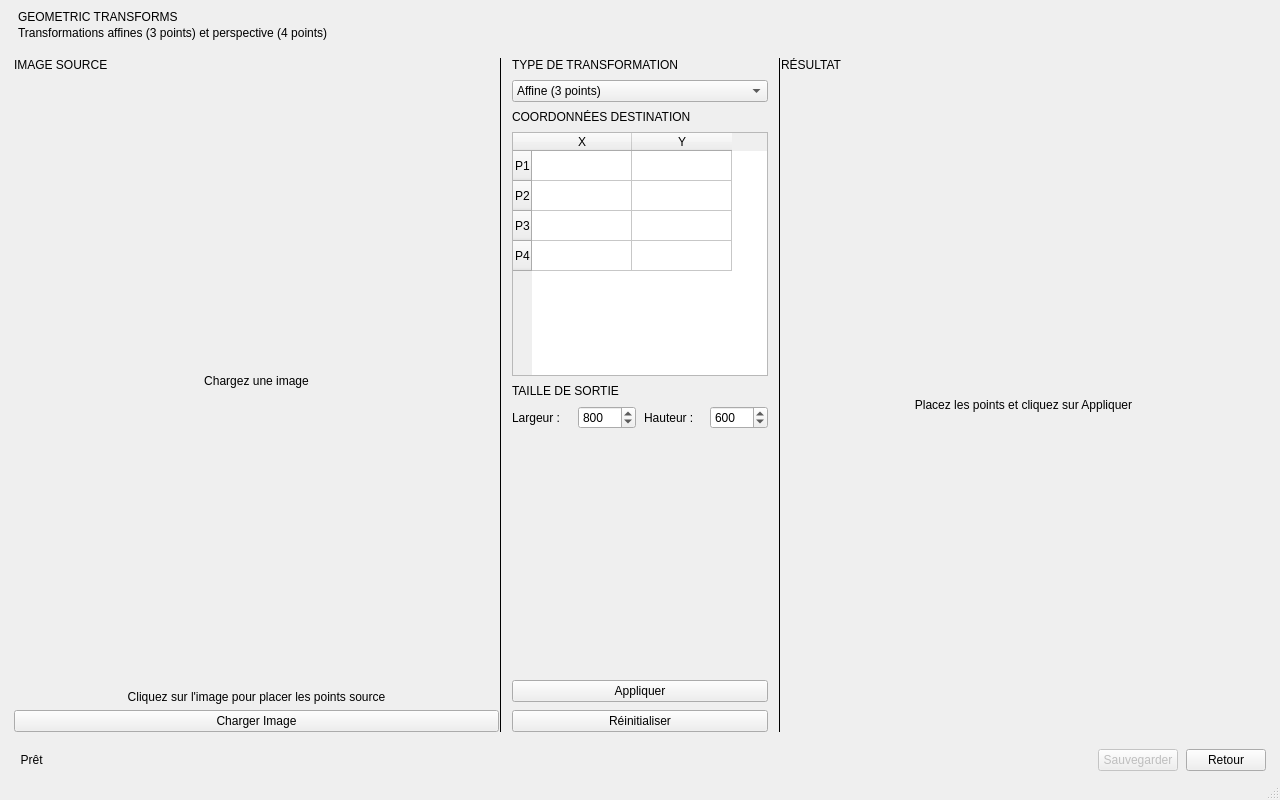
<?xml version="1.0" encoding="UTF-8"?>
<ui version="4.0">
 <class>GeometricTransform</class>
 <widget class="QMainWindow" name="GeometricTransform">
  <property name="geometry">
   <rect><x>0</x><y>0</y><width>1280</width><height>800</height></rect>
  </property>
  <property name="windowTitle">
   <string>Geometric Transforms</string>
  </property>
  <widget class="QWidget" name="centralwidget">
   <layout class="QVBoxLayout" name="mainLayout">
    <property name="spacing"><number>0</number></property>
    <property name="leftMargin"><number>0</number></property>
    <property name="topMargin"><number>0</number></property>
    <property name="rightMargin"><number>0</number></property>
    <property name="bottomMargin"><number>0</number></property>

    <!-- Header -->
    <item>
     <widget class="QFrame" name="headerFrame">
      <property name="maximumHeight"><number>68</number></property>
      <property name="minimumHeight"><number>68</number></property>
      <property name="frameShape"><enum>QFrame::Shape::NoFrame</enum></property>
      <layout class="QVBoxLayout" name="headerLayout">
       <property name="leftMargin"><number>18</number></property>
       <property name="topMargin"><number>10</number></property>
       <property name="rightMargin"><number>18</number></property>
       <property name="bottomMargin"><number>8</number></property>
       <property name="spacing"><number>2</number></property>
       <item>
        <widget class="QLabel" name="titleLabel">
         <property name="text"><string>GEOMETRIC TRANSFORMS</string></property>
        </widget>
       </item>
       <item>
        <widget class="QLabel" name="subtitleLabel">
         <property name="text"><string>Transformations affines (3 points) et perspective (4 points)</string></property>
        </widget>
       </item>
      </layout>
     </widget>
    </item>

    <!-- Content -->
    <item>
     <layout class="QHBoxLayout" name="contentLayout">
      <property name="spacing"><number>0</number></property>
      <property name="leftMargin"><number>14</number></property>
      <property name="topMargin"><number>10</number></property>
      <property name="rightMargin"><number>14</number></property>
      <property name="bottomMargin"><number>10</number></property>

      <!-- Source image panel -->
      <item>
       <widget class="QFrame" name="sourceFrame">
        <property name="frameShape"><enum>QFrame::Shape::NoFrame</enum></property>
        <property name="sizePolicy">
         <sizepolicy hsizetype="Expanding" vsizetype="Expanding">
          <horstretch>2</horstretch>
          <verstretch>0</verstretch>
         </sizepolicy>
        </property>
        <layout class="QVBoxLayout" name="sourceLayout">
         <property name="spacing"><number>6</number></property>
         <property name="leftMargin"><number>0</number></property>
         <property name="topMargin"><number>0</number></property>
         <property name="rightMargin"><number>0</number></property>
         <property name="bottomMargin"><number>0</number></property>
         <item>
          <widget class="QLabel" name="sourceTitleLabel">
           <property name="text"><string>IMAGE SOURCE</string></property>
          </widget>
         </item>
         <item>
          <widget class="ClickableImageLabel" name="sourceImageLabel">
           <property name="text"><string>Chargez une image</string></property>
           <property name="alignment"><set>Qt::AlignmentFlag::AlignCenter</set></property>
           <property name="sizePolicy">
            <sizepolicy hsizetype="Expanding" vsizetype="Expanding">
             <horstretch>0</horstretch>
             <verstretch>1</verstretch>
            </sizepolicy>
           </property>
          </widget>
         </item>
         <item>
          <widget class="QLabel" name="hintLabel">
           <property name="text"><string>Cliquez sur l'image pour placer les points source</string></property>
           <property name="alignment"><set>Qt::AlignmentFlag::AlignCenter</set></property>
          </widget>
         </item>
         <item>
          <widget class="QPushButton" name="loadButton">
           <property name="text"><string>Charger Image</string></property>
           <property name="minimumHeight"><number>36</number></property>
          </widget>
         </item>
        </layout>
       </widget>
      </item>

      <!-- Vertical separator 1 -->
      <item>
       <widget class="QFrame" name="divider1">
        <property name="frameShape"><enum>QFrame::Shape::VLine</enum></property>
        <property name="frameShadow"><enum>QFrame::Shadow::Plain</enum></property>
       </widget>
      </item>

      <!-- Controls panel -->
      <item>
       <widget class="QFrame" name="controlsFrame">
        <property name="minimumWidth"><number>260</number></property>
        <property name="maximumWidth"><number>300</number></property>
        <property name="frameShape"><enum>QFrame::Shape::NoFrame</enum></property>
        <layout class="QVBoxLayout" name="controlsLayout">
         <property name="spacing"><number>8</number></property>
         <property name="leftMargin"><number>10</number></property>
         <property name="topMargin"><number>0</number></property>
         <property name="rightMargin"><number>10</number></property>
         <property name="bottomMargin"><number>0</number></property>

         <item>
          <widget class="QLabel" name="transformLabel">
           <property name="text"><string>TYPE DE TRANSFORMATION</string></property>
          </widget>
         </item>
         <item>
          <widget class="QComboBox" name="transformCombo">
           <property name="minimumHeight"><number>32</number></property>
           <item><property name="text"><string>Affine (3 points)</string></property></item>
           <item><property name="text"><string>Perspective (4 points)</string></property></item>
          </widget>
         </item>

         <item>
          <widget class="QLabel" name="destLabel">
           <property name="text"><string>COORDONNÉES DESTINATION</string></property>
          </widget>
         </item>
         <item>
          <widget class="QTableWidget" name="destPointsTable">
           <property name="rowCount"><number>4</number></property>
           <property name="columnCount"><number>2</number></property>
           <property name="minimumHeight"><number>130</number></property>
           <property name="maximumHeight"><number>160</number></property>
           <column>
            <property name="text"><string>X</string></property>
           </column>
           <column>
            <property name="text"><string>Y</string></property>
           </column>
           <row>
            <property name="text"><string>P1</string></property>
           </row>
           <row>
            <property name="text"><string>P2</string></property>
           </row>
           <row>
            <property name="text"><string>P3</string></property>
           </row>
           <row>
            <property name="text"><string>P4</string></property>
           </row>
          </widget>
         </item>

         <item>
          <widget class="QLabel" name="sizeLabel">
           <property name="text"><string>TAILLE DE SORTIE</string></property>
          </widget>
         </item>
         <item>
          <layout class="QHBoxLayout" name="sizeLayout">
           <item>
            <widget class="QLabel" name="widthLabel">
             <property name="text"><string>Largeur :</string></property>
            </widget>
           </item>
           <item>
            <widget class="QSpinBox" name="widthSpinBox">
             <property name="minimum"><number>1</number></property>
             <property name="maximum"><number>8000</number></property>
             <property name="value"><number>800</number></property>
            </widget>
           </item>
           <item>
            <widget class="QLabel" name="heightLabel">
             <property name="text"><string>Hauteur :</string></property>
            </widget>
           </item>
           <item>
            <widget class="QSpinBox" name="heightSpinBox">
             <property name="minimum"><number>1</number></property>
             <property name="maximum"><number>8000</number></property>
             <property name="value"><number>600</number></property>
            </widget>
           </item>
          </layout>
         </item>

         <item>
          <spacer name="controlsSpacer">
           <property name="orientation"><enum>Qt::Orientation::Vertical</enum></property>
           <property name="sizeType"><enum>QSizePolicy::Policy::Expanding</enum></property>
           <property name="sizeHint" stdset="0">
            <size><width>20</width><height>40</height></size>
           </property>
          </spacer>
         </item>

         <item>
          <widget class="QPushButton" name="applyButton">
           <property name="text"><string>Appliquer</string></property>
           <property name="minimumHeight"><number>44</number></property>
          </widget>
         </item>
         <item>
          <widget class="QPushButton" name="resetButton">
           <property name="text"><string>Réinitialiser</string></property>
           <property name="minimumHeight"><number>32</number></property>
          </widget>
         </item>

        </layout>
       </widget>
      </item>

      <!-- Vertical separator 2 -->
      <item>
       <widget class="QFrame" name="divider2">
        <property name="frameShape"><enum>QFrame::Shape::VLine</enum></property>
        <property name="frameShadow"><enum>QFrame::Shadow::Plain</enum></property>
       </widget>
      </item>

      <!-- Result panel -->
      <item>
       <widget class="QFrame" name="resultFrame">
        <property name="frameShape"><enum>QFrame::Shape::NoFrame</enum></property>
        <property name="sizePolicy">
         <sizepolicy hsizetype="Expanding" vsizetype="Expanding">
          <horstretch>2</horstretch>
          <verstretch>0</verstretch>
         </sizepolicy>
        </property>
        <layout class="QVBoxLayout" name="resultLayout">
         <property name="spacing"><number>6</number></property>
         <property name="leftMargin"><number>0</number></property>
         <property name="topMargin"><number>0</number></property>
         <property name="rightMargin"><number>0</number></property>
         <property name="bottomMargin"><number>0</number></property>
         <item>
          <widget class="QLabel" name="resultTitleLabel">
           <property name="text"><string>RÉSULTAT</string></property>
          </widget>
         </item>
         <item>
          <widget class="QLabel" name="resultLabel">
           <property name="text"><string>Placez les points et cliquez sur Appliquer</string></property>
           <property name="alignment"><set>Qt::AlignmentFlag::AlignCenter</set></property>
           <property name="sizePolicy">
            <sizepolicy hsizetype="Expanding" vsizetype="Expanding">
             <horstretch>0</horstretch>
             <verstretch>1</verstretch>
            </sizepolicy>
           </property>
          </widget>
         </item>
        </layout>
       </widget>
      </item>

     </layout>
    </item>

    <!-- Footer -->
    <item>
     <widget class="QFrame" name="footerFrame">
      <property name="minimumHeight"><number>46</number></property>
      <property name="maximumHeight"><number>46</number></property>
      <property name="frameShape"><enum>QFrame::Shape::NoFrame</enum></property>
      <layout class="QHBoxLayout" name="footerLayout">
       <property name="leftMargin"><number>14</number></property>
       <property name="topMargin"><number>7</number></property>
       <property name="rightMargin"><number>14</number></property>
       <property name="bottomMargin"><number>7</number></property>
       <property name="spacing"><number>8</number></property>
       <item>
        <widget class="QLabel" name="statusLabel">
         <property name="text"><string>  Prêt</string></property>
         <property name="sizePolicy">
          <sizepolicy hsizetype="Expanding" vsizetype="Preferred">
           <horstretch>1</horstretch>
           <verstretch>0</verstretch>
          </sizepolicy>
         </property>
        </widget>
       </item>
       <item>
        <widget class="QPushButton" name="saveButton">
         <property name="text"><string>Sauvegarder</string></property>
         <property name="minimumWidth"><number>130</number></property>
         <property name="minimumHeight"><number>32</number></property>
         <property name="enabled"><bool>false</bool></property>
        </widget>
       </item>
       <item>
        <widget class="QPushButton" name="backButton">
         <property name="text"><string>Retour</string></property>
         <property name="minimumWidth"><number>110</number></property>
         <property name="minimumHeight"><number>32</number></property>
        </widget>
       </item>
      </layout>
     </widget>
    </item>

   </layout>
  </widget>
  <widget class="QMenuBar" name="menubar">
   <property name="geometry">
    <rect><x>0</x><y>0</y><width>1280</width><height>21</height></rect>
   </property>
  </widget>
  <widget class="QStatusBar" name="statusbar"/>
 </widget>
 <customwidgets>
  <customwidget>
   <class>ClickableImageLabel</class>
   <extends>QLabel</extends>
   <header>GeometricTransform.h</header>
  </customwidget>
 </customwidgets>
 <resources/>
 <connections/>
</ui>
